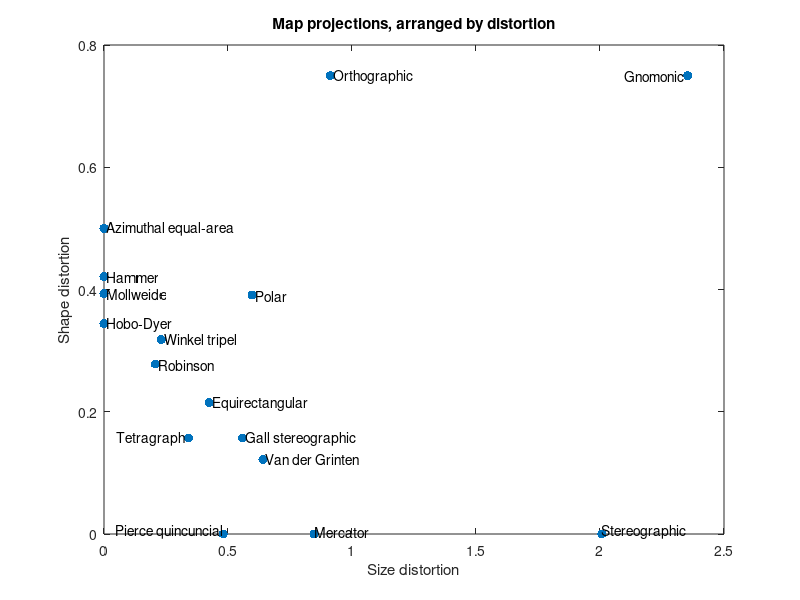

Here is the MATLAB script that generated this plot:
Scale = [0.424,0.847,0.558,0.000,0.597,2.007,0.000,0.913,2.353,0.231,0.641,0.000,0.000,0.481,0.341,0.207];
Shape = [0.215,0.000,0.157,0.344,0.391,0.000,0.500,0.750,0.750,0.318,0.122,0.393,0.421,0.000,0.157,0.278];
Name = {' Equirectangular',sprintf('Mercator\n'),' Gall stereographic',' Hobo-Dyer',' Polar', sprintf('Stereographic\n'),' Azimuthal equal-area',' Orthographic','Gnomonic ',' Winkel tripel',' Van der Grinten',' Mollweide',' Hammer',sprintf('Pierce quincuncial\n'),'Tetragraph ',' Robinson'};
Align = {'left','left','left','left','left','left','left','left','right','left','left','left','left','right','right','left'};

plot(Scale, Shape, '.', 'MarkerSize',20);
xlabel('Size distortion');
ylabel('Shape distortion');
title('Map projections, arranged by distortion');
for i = 1:length(Scale)
    text(Scale(i), Shape(i), Name{i}, 'HorizontalAlignment', Align{i});
end